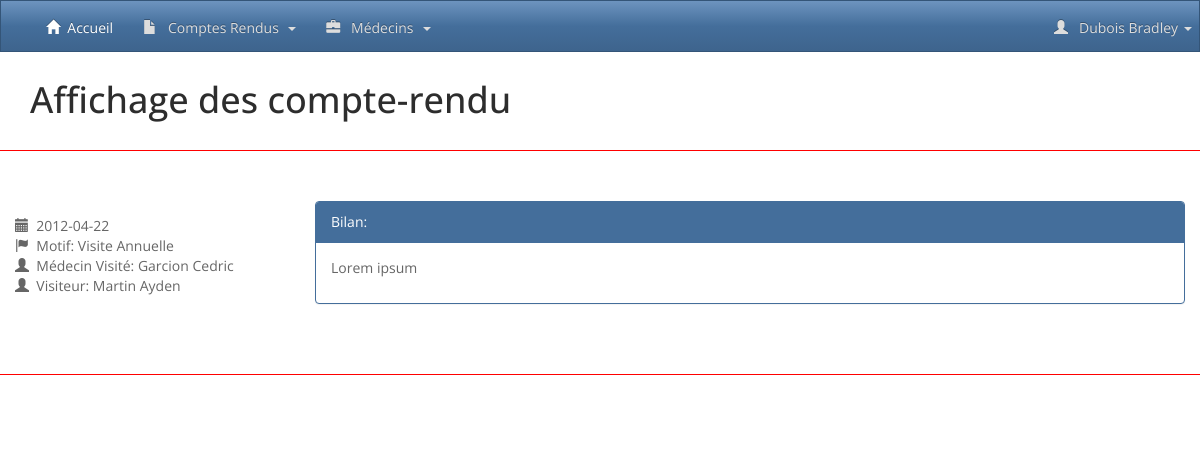
The app's page /afficher_compte_rendu.php?id=1 (signed in) with its own data.
### tables this page shows
CREATE TABLE IF NOT EXISTS `rapport` (
  `ID` int(32) NOT NULL AUTO_INCREMENT,
  `ID_REDIGER` int(32) NOT NULL,
  `ID_CONCERNE` int(32) NOT NULL,
  `DATERAPPORT` date NOT NULL,
  `MOTIF` int(255) DEFAULT NULL,
  `BILAN` varchar(255) DEFAULT NULL,
  PRIMARY KEY (`ID`),
  KEY `FK_RAPPORT_MEDECIN` (`ID_CONCERNE`),
  KEY `FK_RAPPORT_VISITEUR` (`ID_REDIGER`),
  KEY `FK_RAPPORT_MOTIF` (`MOTIF`)
);

CREATE TABLE IF NOT EXISTS `motif` (
  `id` int(11) NOT NULL AUTO_INCREMENT,
  `libelle` varchar(255) DEFAULT NULL,
  PRIMARY KEY (`id`)
);

CREATE TABLE IF NOT EXISTS `medecin` (
  `ID` int(11) NOT NULL AUTO_INCREMENT,
  `ID_POSSEDE` int(11) NOT NULL,
  `NOM` varchar(255) DEFAULT NULL,
  `PRENOM` varchar(255) DEFAULT NULL,
  `ADRESSE` varchar(255) DEFAULT NULL,
  `VILLE_MEDECIN` varchar(255) NOT NULL,
  `CP_MEDECIN` int(5) NOT NULL,
  `TEL` varchar(32) DEFAULT NULL,
  `DEPARTEMENT` int(2) DEFAULT NULL,
  PRIMARY KEY (`ID`),
  KEY `FK_MEDECIN_SPECIALITE` (`ID_POSSEDE`)
);

CREATE TABLE IF NOT EXISTS `visiteur` (
  `ID` int(32) NOT NULL AUTO_INCREMENT,
  `NOM` varchar(255) DEFAULT NULL,
  `PRENOM` varchar(255) DEFAULT NULL,
  `LOGIN` varchar(255) NOT NULL,
  `PASSWORD` varchar(255) NOT NULL,
  `ADRESSE` varchar(255) DEFAULT NULL,
  `VILLE` varchar(255) DEFAULT NULL,
  `CP` int(11) NOT NULL,
  `MAIL` varchar(255) NOT NULL,
  `DATEEMBAUCHE` date NOT NULL,
  PRIMARY KEY (`ID`)
);

### afficher_compte_rendu.php (the view, shortened to what this page needs)
<?php
  include("lib/function.php");
if (isset($_GET['page']) && is_numeric($_GET['page'])){
      $query="SELECT ID FROM RAPPORT LIMIT 0,1";
      $result=$bdd->query($query);
      if($result->rowCount()==0){
        setFlash("danger","Il n'y a pas de compte-rendu enregistré, vous avez été redirigé en page d'accueil.");
            header('Location: '.WEBROOT);
            die();
      }
      $page = $_GET['page'];
      $nbParPage = 2;
      $limit = ($page-1) * $nbParPage;
      if (isset($_GET['q'])) {
          $search= substr_replace($_GET['q'], '%', 0, 0);
          $search .= '%';
          $search = $bdd->quote($search);
          $query =
              "SELECT r.ID, r.DATERAPPORT, r.BILAN, mo.libelle as motif, m.NOM as nomRedige, v.NOM as nomVisite, m.PRENOM as prenomRedige, v.PRENOM as prenomVisite FROM rapport r
                INNER JOIN medecin m ON m.ID = r.ID_REDIGER
                INNER JOIN visiteur v ON v.ID = r.ID_CONCERNE
                INNER JOIN motif mo ON mo.ID = r.MOTIF
                WHERE r.BILAN LIKE ".$search." ORDER BY r.DATERAPPORT DESC LIMIT $limit, $nbParPage";
          $result=$bdd->query($query);
          $rapport = $result->fetchAll();
          if($result->rowCount()<1){
            if ($page==1) {
            setFlash("warning","Aucun résultats ne correspond à votre recherche.");
            header('Location: '.WEBROOT.'afficher_compte_rendu.php?page=1');
            die();
            }
            setFlash("info","Il n'y a plus de compte-rendu ensuite pour votre recherche, vous avez été redirigé en première page.");
            header('Location: '.WEBROOT.'afficher_compte_rendu.php?page=1&q='.$_GET['q']);
            die();
          }
          $title = "<small>Rechercher: '".$_GET['q']."'</small>";
        }
        else{
            $query =
            "SELECT r.DATERAPPORT, r.BILAN, mo.libelle as motif, m.NOM as nomRedige, v.NOM as nomVisite, m.PRENOM as prenomRedige, v.PRENOM as prenomVisite
              FROM rapport r
              INNER JOIN medecin m ON m.ID = r.ID_REDIGER
              INNER JOIN visiteur v ON v.ID = r.ID_CONCERNE
              INNER JOIN motif mo ON mo.ID = r.MOTIF
              ORDER BY r.DATERAPPORT DESC LIMIT $limit, $nbParPage";
            $result = $bdd->query($query);
            $rapport = $result->fetchAll();
          if($result->rowCount()<1){
            setFlash("info","Il n'y a plus de compte-rendu ensuite, vous avez été redirigé en première page.");
            header('Location: '.WEBROOT.'afficher_compte_rendu.php?page=1');
            die();
          }
        }
}
elseif (isset($_GET['id']) && is_numeric($_GET['id'])) {
      $IdRapport = $bdd->quote($_GET['id']);
      $query =
      "SELECT r.ID, r.DATERAPPORT, r.BILAN, mo.libelle as motif, m.NOM as nomRedige, v.NOM as nomVisite, m.PRENOM as prenomRedige, v.PRENOM as prenomVisite FROM rapport r
        INNER JOIN medecin m ON m.ID = r.ID_REDIGER
        INNER JOIN visiteur v ON v.ID = r.ID_CONCERNE
        INNER JOIN motif mo ON mo.ID = r.MOTIF
         WHERE r.ID=".$IdRapport;
      $result=$bdd->query($query);
      $rapport = $result->fetchAll();
}
else{
      setFlash("danger","L'id saisi est incorrect");
       header('Location: '.WEBROOT);
       die();
}
  include("partials/header.php");
  include("partials/navbar.php");
?>
<div class="container">
  <h1>
  Affichage des compte-rendu
  </h1>
  <div class="row">
      <?php foreach($rapport as $CompteRendu):?>
          <article class="compte-rendu-list row">
            <div class="col-xs-12 col-sm-12 col-md-3">
              <ul class="meta-search">
                <li><i class="glyphicon glyphicon-calendar"></i> <span>&nbsp;<?= $CompteRendu['DATERAPPORT'];?></span></li>
                <li><i class="glyphicon glyphicon-flag" ></i> <span>&nbsp;Motif: <?= $CompteRendu['motif'];?></span></li>
                <li><i class="glyphicon glyphicon-user" ></i> <span>&nbsp;Médecin Visité: <?= $CompteRendu['nomRedige'].' '.$CompteRendu['prenomRedige'];?></span></li>
                <li><i class="glyphicon glyphicon-user" ></i> <span>&nbsp;Visiteur: <?= $CompteRendu['nomVisite'].' '.$CompteRendu['prenomVisite'];?></span></li>
              </ul>
            </div>
            <div class="col-xs-12 col-sm-12 col-md-9">
            <div class="panel panel-primary">
              <div class="panel-heading">Bilan:</div>
                <div class="panel-body">
                  <p><?= $CompteRendu['BILAN'];?></p>
                </div>
              </div>
            </div>
          </article>
      <?php endforeach; ?>
  </div>
</div>
<?php include("partials/footer.php");?>

### assets/css/custom.css (style rules this page uses)
.compte-rendu-list:first-child { border-top:solid #FF0000; border-top-width:thin; padding-top: 50px; margin-top: 20px; }
.compte-rendu-list { border-bottom:solid #ff0000; border-bottom-width:thin; padding-bottom: 50px; margin-bottom: 70px; }
.compte-rendu-list ul { margin-top: 15px; padding-left: 0 !important; list-style: none; }

### records on screen
rapport: DATERAPPORT "2012-04-22", MOTIF.libelle "Visite Annuelle", ID_CONCERNE.NOM "Garcion", ID_CONCERNE.PRENOM "Cedric", ID_REDIGER.NOM "Martin", ID_REDIGER.PRENOM "Ayden", BILAN "Lorem ipsum"

### other values on screen
$_SESSION["nom"] "Dubois"
$_SESSION["prenom"] "Bradley"
